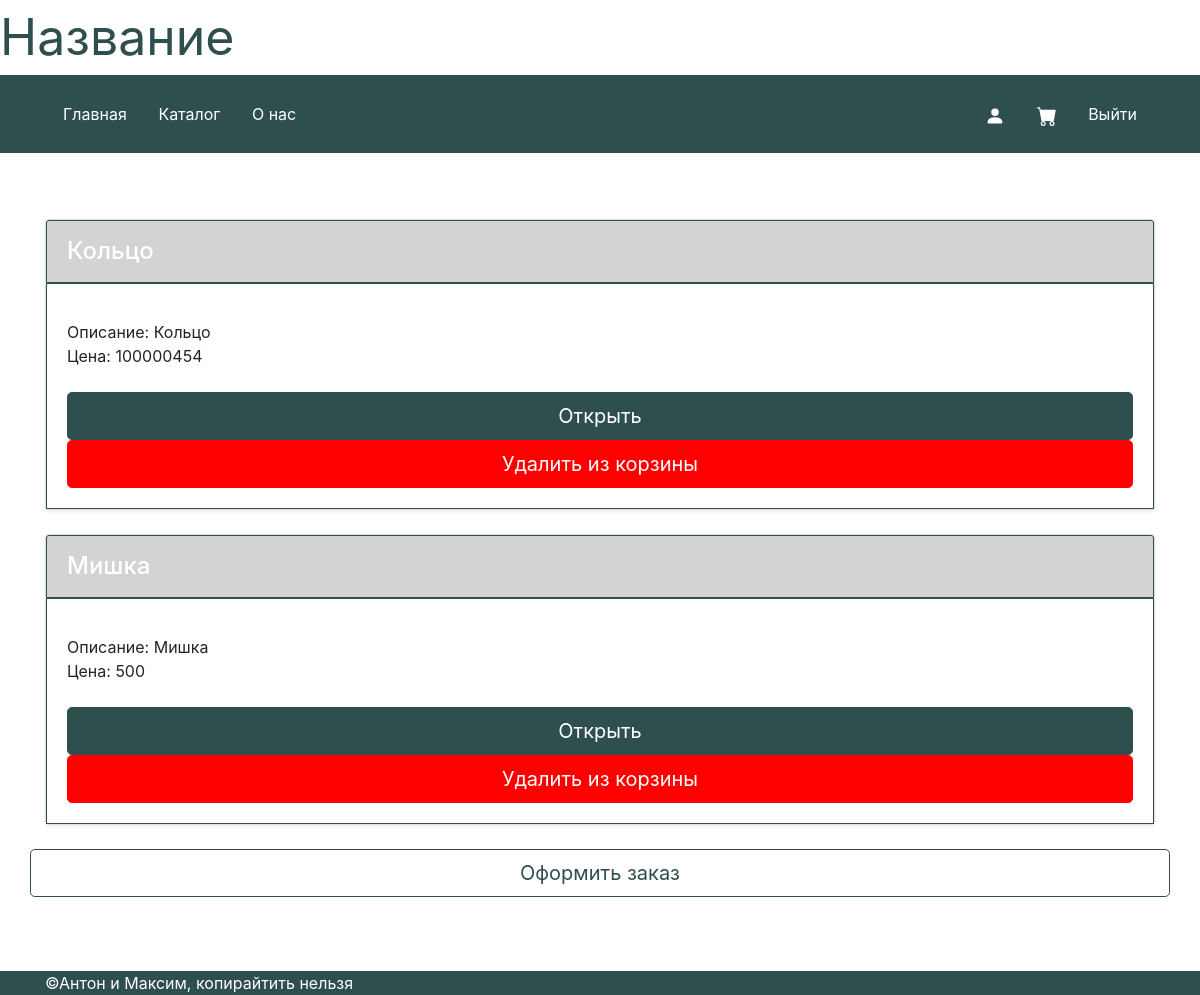
Page /cart (signed in) on the committed database.
### data/cart.py (models this page shows)
class Cart(SqlAlchemyBase):
    __tablename__ = 'cart'
    id = sql.Column(sql.Integer, primary_key=True, autoincrement=True)
    product_id = sql.Column(sql.Integer, sql.ForeignKey("catalog.id"))
    product = sql.orm.relation('Product')
    user_id = sql.Column(sql.Integer, sql.ForeignKey("users.id"))
    user = sql.orm.relation('User')
    created_date = sql.Column(sql.DateTime, default=datetime.datetime.now)

### data/catalog.py (models this page shows)
class Product(SqlAlchemyBase):
    __tablename__ = 'catalog'
    id = sql.Column(sql.Integer, primary_key=True, autoincrement=True)
    name = sql.Column(sql.String)
    about = sql.Column(sql.String, nullable=True)
    size = sql.Column(sql.String, nullable=True)
    price = sql.Column(sql.Integer)
    sex = sql.Column(sql.String, default='all')
    category = sql.Column(sql.String)
    user_id = sql.Column(sql.Integer, sql.ForeignKey("users.id"))
    user = sql.orm.relation('User')
    created_date = sql.Column(sql.DateTime, default=datetime.datetime.now)

### main.py (the view)
@app.route('/cart')
def cart():
    params = {}
    params['title'] = 'Корзина'
    db_sess = db_session.create_session()
    params['cart'] = db_sess.query(Cart).filter(Cart.user_id == current_user.id)
    return render_template('cart.html', **params)

### data/db_session.py (called while the page is built)
def create_session() -> Session:
    global __factory
    return __factory()

### main.py (called while the page is built)
@login_manager.user_loader
def load_user(user_id):
    db_sess = db_session.create_session()
    return db_sess.query(User).get(user_id)

### templates/cart.html
{% extends "base.html" %}
{% block content %}
	{% for item in cart %}
	    <div class="col">
        <div class="card mb-4 rounded-3 shadow-sm">
          <div class="card-header py-3">
            <h4 class="my-0 fw-normal">{{ item.product.name }}</h4>
          </div>
          <div class="card-body">
            <ul class="list-unstyled mt-3 mb-4">
              <li>Описание: {{ item.product.about }}</li>
              <li>Цена: {{ item.product.price }}</li>
            </ul>
            <div>
	            <a class="w-100 btn btn-lg btn-primary" href="/catalog/product/{{ item.product.id }}" role="button">Открыть</a>
	            <a class="w-100 btn btn-lg btn-danger" href="/delete_cart/{{ item.id }}" role="button">Удалить из корзины</a>
	        </div>
          </div>
        </div>
      </div>
	{% endfor %}
	<a class="w-100 btn btn-lg btn-block" href="/" role="button">Оформить заказ</a>
{% endblock %}

### static/style.css (style rules this page uses)
:root { --color1: #2F4F4F; --color2: #D3D3D3; --bg-color: white; --danger-color1: red; --danger-color2: pink; }
.btn-primary { background-color: var(--color1); color: var(--bg-color); border-color: var(--color1); }
.btn-block { background-color: var(--bg-color); color: var(--color1); border-color: var(--color1); }
.btn-danger { background-color: var(--danger-color1); color: var(--bg-color); border-color: var(--danger-color1); }
.card-header { color: var(--bg-color); border: 1px solid var(--color1); background-color: var(--color2); }
.card-body { border: 1px solid var(--color1); }

### rows in the picture
Cart: product.name "Кольцо", product.about "Кольцо", product.price "100000454"
Cart: product.name "Мишка", product.about "Мишка", product.price "500"
